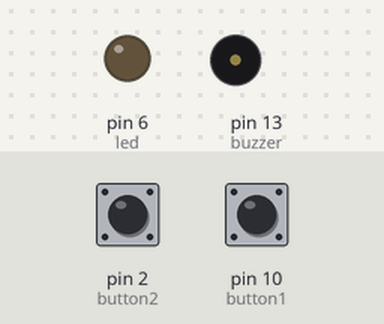
Bench run of a sketch on a simulated Arduino Uno, built with avr-gcc and run on an emulated ATmega328P. Shown: output pins drawn as LEDs (lit = HIGH), buzzer (waves = sounding). The test bench sets the inputs (shaded band); at power-on: pin 10 (button1) HIGH, pin 2 (button2) HIGH. What the sketch prints to the serial monitor is not drawn.

Above: at 1.2 s.
1.3 s: pin 10 (button1) pulled LOW for 0.15 s
2.9 s: pin 2 (button2) pulled LOW for 0.15 s
At 4.0 s:
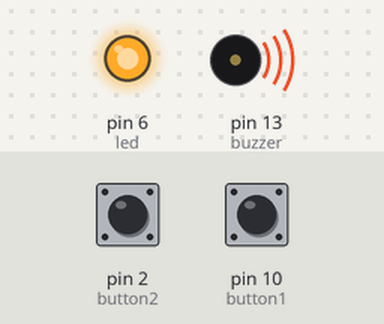
Timing chart, 0 to 5.9 s (numbered marks = the images above; inputs shaded):
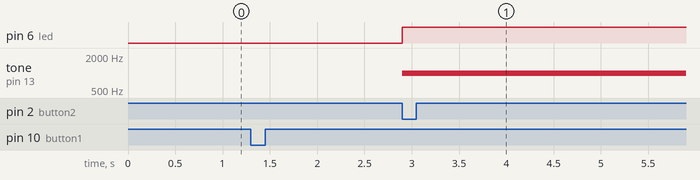

Measured:
- after the input at 1.3 s, every drawn part: stays the same
- after the input at 2.9 s, pin 6 (led): LOW → HIGH at once; tone on pin 13 (buzzer): silent → 1000 Hz at once

The sketch:

smart_over_speed_detection_system1__1_.ino
```cpp
int button1 = 10;
int button2 = 2;

int led = 6;
int buzzer = 13;

unsigned long time1 = 0;
unsigned long time2 = 0;

float distance = 100.0; // cm between A and B
float speedLimit = 50.0; // cm/s

void setup() {
  pinMode(button1, INPUT_PULLUP);
  pinMode(button2, INPUT_PULLUP);

  pinMode(led, OUTPUT);
  pinMode(buzzer, OUTPUT);

  Serial.begin(9600);
}

void loop() {

  // Wait for first point
  if (digitalRead(button1) == LOW) {
    time1 = millis();
    Serial.println("Point A triggered");

    // wait until button released
    while(digitalRead(button1) == LOW);

    // wait for second point
    while(digitalRead(button2) != LOW);

    time2 = millis();
    Serial.println("Point B triggered");

    float timeDiff = (time2 - time1) / 1000.0;
    float speed = distance / timeDiff;

    Serial.print("Speed: ");
    Serial.print(speed);
    Serial.println(" cm/s");

    if (speed > speedLimit) {
      // 🚨 Overspeed
      digitalWrite(led, HIGH);
      tone(buzzer, 1000);
      Serial.println("🚨 Overspeed detected!");
    } else {
      // ✅ Safe
      digitalWrite(led, LOW);
      noTone(buzzer);
      Serial.println("Safe speed");
    }

    delay(2000);
  }
}
```
